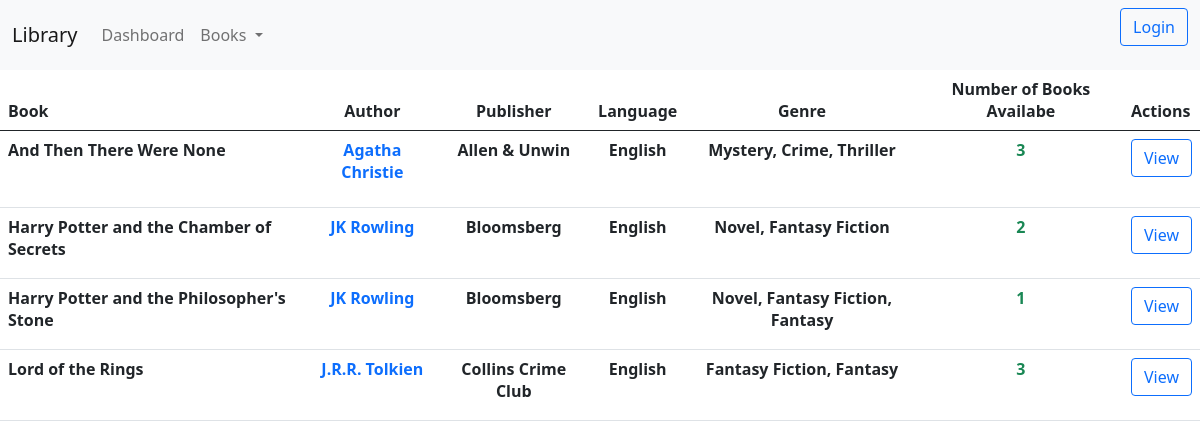
Before: /allbooks/ with the older database file.
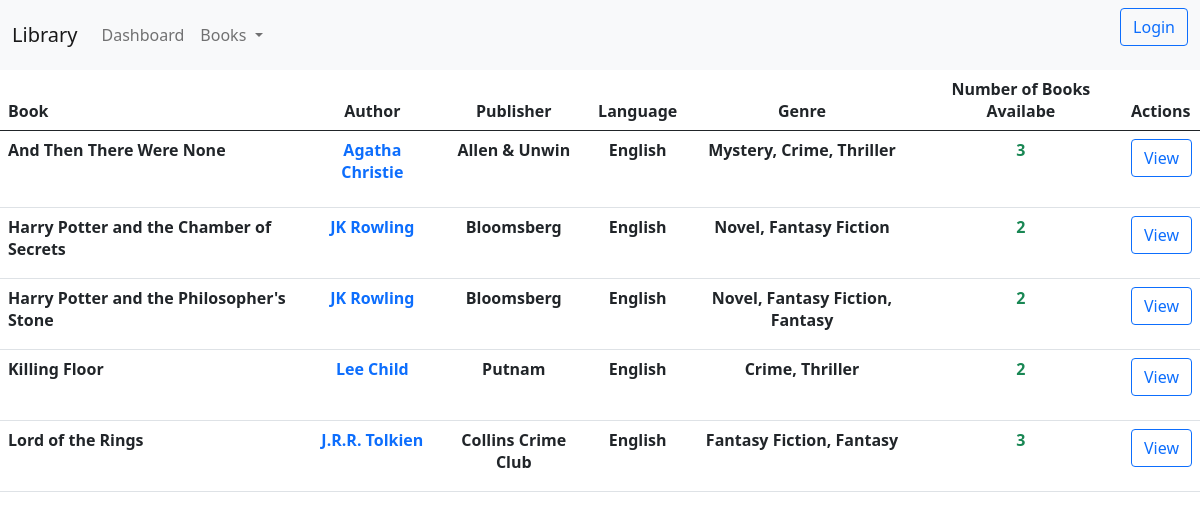
After: the same page with the newer database file.
### library/models.py (models this page shows, shortened)
class Book(models.Model):
    title = models.CharField(max_length=200)
    author = models.ForeignKey('Author', on_delete=models.SET_NULL, null=True)
    summary = models.TextField(max_length=1000)
    isbn = models.CharField('ISBN', max_length=13, unique=True)
    genre = models.ManyToManyField(Genre)
    language = models.ForeignKey('Language', on_delete=models.SET_NULL, null=True)
    class Meta:
        ordering = ['title', 'author']
    def display_genre(self):
        return ', '.join(genre.name for genre in self.genre.all())
    def num_books(self):
        return BookIndividual.objects.filter(book=self, status='a').count()

class Author(models.Model):
    name = models.CharField(max_length=100)
    publisher = models.ForeignKey('PublishingHouse', on_delete=models.SET_NULL, null=True, blank=True)
    GEN = (('n',''),('m','Male'),('f','Female'),('o','Other'))
    gender = models.CharField(max_length=15, choices=GEN, default='n', blank=True)
    bio = models.CharField(max_length=1000, default=' ')
    nationality= models.CharField(max_length=50, default=' ')

class PublishingHouse(models.Model):
    name = models.CharField(max_length=100)

class Language(models.Model):
    name = models.CharField(max_length=100)

class Genre(models.Model):
	name = models.CharField(max_length=100)

### library/views.py (the view)
# urls.py: path('allbooks/', all_books_view),
def all_books_view(request):
	if request.user.is_staff:
		return redirect('/staff')
	books=Book.objects.all()
	return render(request, "allbooks.html", locals())

### library/templates/allbooks.html (shortened to what this page needs)
<html>
	<head>
    	<link href="https://cdn.jsdelivr.net/npm/bootstrap@5.0.0-beta3/dist/css/bootstrap.min.css" rel="stylesheet">
	</head>
	<body>
	<nav class="navbar nav-pills navbar-expand-lg navbar-light bg-light">
	  <div class="container-fluid">
	    <a class="navbar-brand" href="#">
	    	{% if user.is_authenticated %} Library Student
	    	{% else %} Library
	    	{% endif %}
		</a>
	    <div class="collapse navbar-collapse" id="navbarSupportedContent">
	      <ul class="navbar-nav me-auto mb-2 mb-lg-0">
	        <li class="nav-item">
	          <a class="nav-link" aria-current="page" href="/">Dashboard</a>
	        </li>
	        <li class="nav-item dropdown active">
	          <a class="nav-link dropdown-toggle" href="#" id="navbarDropdown" role="button" data-bs-toggle="dropdown" aria-expanded="false">
	            Books
	          </a>
	        </li>
	      </ul>
	      {% if user.is_authenticated %}
	      <form action="{% url 'logout' %}" class="d-flex">
	        <button class="btn btn-outline-success" type="submit">Logout</button>
	      </form>
	      {% else %}
	      <form action="{% url 'login' %}" class="d-flex">
	        <button class="btn btn-outline-primary" type="submit">Login</button>
	      </form>
	      {% endif %}
	    </div>
	  </div>
	</nav>
		<table class="table table-hover">
  		<thead>
    		<tr>
      			<th scope="col">Book</th>
      			<th scope="col" class="text-center">Author</th>
      			<th scope="col" class="text-center">Publisher</th>
      			<th scope="col" class="text-center">Language</th>
      			<th scope="col" class="text-center">Genre</th>
      			<th scope="col" class="text-center">Number of Books Availabe</th>
      			<th scope="col">Actions</th>
    		</tr>
  		</thead>
  		<tbody>
  			{% for b in books %}
  			<tr>
  				<th>{{ b.title }}</th>
  				<th><a href="{% url 'author' pk=b.author.id %}"><p class="text-center text-primary">{{b.author.name}}</p></a></th>
	      		<th class="text-center">{{ b.author.publisher.name }}</th>
	      		<th class="text-center">{{ b.language.name }}</th>
	      		<th class="text-center">{{ b.display_genre }}</th>
	      		{% if b.num_books %}
	      		<th class="text-success text-center">{{ b.num_books }}</th>
	      		{% else %}
	      		<th class="text-danger text-center">{{ b.num_books }}</th>
	      		{% endif %}
  				<th><form action="{% url 'book' pk=b.id %}" class="d-flex">
	        	<button class="btn btn-outline-primary" type="submit">View</button>
	      		</form></th>
  			</tr>
     		{% endfor %}
		</tbody>
	</table>
	</body>
</html>

Changed rows visible on the page:
computed for Book "Harry Potter and the Philosopher's Stone": num_books "1" → "2"
added Book: title "Killing Floor", author.name "Lee Child", author.publisher.name "Putnam", language.name "English", display_genre "Crime, Thriller", num_books "2"
